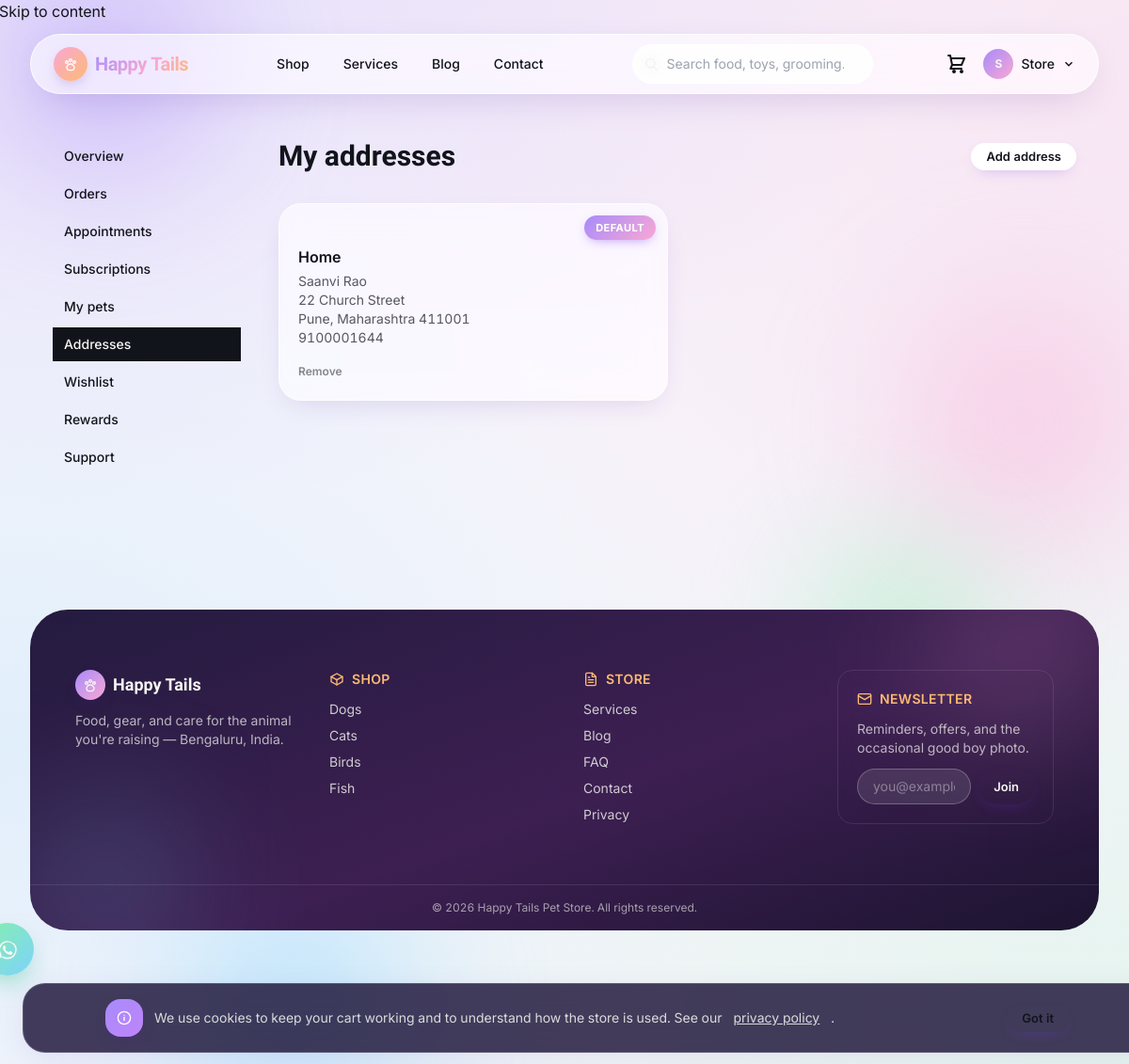
/account/addresses (signed in), run on the app's committed database.
### tables this page shows
CREATE TABLE users (
    id INTEGER PRIMARY KEY AUTOINCREMENT,
    role_id INT NOT NULL,
    name VARCHAR(150) NOT NULL,
    email VARCHAR(191) NOT NULL,
    phone VARCHAR(20) NULL,
    referral_code VARCHAR(20) NULL,
    google_id VARCHAR(50) NULL,
    password_hash VARCHAR(255) NULL,
    is_active INTEGER NOT NULL DEFAULT 1,
    email_verified_at DATETIME NULL,
    two_factor_secret VARCHAR(191) NULL,
    two_factor_enabled INTEGER NOT NULL DEFAULT 0,
    must_reset_password INTEGER NOT NULL DEFAULT 0,
    last_login_at DATETIME NULL,
    last_login_ip VARCHAR(45) NULL,
    created_at DATETIME NOT NULL,
    updated_at DATETIME NOT NULL,
    deleted_at DATETIME NULL,
    CONSTRAINT users_role_fk FOREIGN KEY (role_id) REFERENCES roles(id)
    );

CREATE TABLE addresses (
    id INTEGER PRIMARY KEY AUTOINCREMENT,
    user_id INT NOT NULL,
    label VARCHAR(50) NOT NULL DEFAULT 'Home',
    full_name VARCHAR(150) NOT NULL,
    phone VARCHAR(20) NOT NULL,
    line1 VARCHAR(200) NOT NULL,
    line2 VARCHAR(200) NULL,
    city VARCHAR(100) NOT NULL,
    state VARCHAR(100) NOT NULL,
    postal_code VARCHAR(12) NOT NULL,
    country VARCHAR(2) NOT NULL DEFAULT 'IN',
    is_default INTEGER NOT NULL DEFAULT 0,
    created_at DATETIME NOT NULL,
    updated_at DATETIME NOT NULL,
    deleted_at DATETIME NULL,
    CONSTRAINT addresses_user_fk FOREIGN KEY (user_id) REFERENCES users(id) ON DELETE CASCADE
    );

### app/Views/site/account/addresses.php (the view, shortened to what the rows shown need)
<section class="mx-auto max-w-6xl px-4 sm:px-6 lg:px-8 py-12" x-data="{ showForm: <?= $addresses === [] ? 'true' : 'false' ?> }">
  <div class="grid lg:grid-cols-[200px_1fr] gap-10">
    <div>
      <div class="flex items-center justify-between">
        <h1 class="font-display text-3xl font-bold">My addresses</h1>
        <button type="button" @click="showForm = !showForm" class="btn btn-secondary btn-sm">
          <span x-text="showForm ? 'Cancel' : 'Add address'"></span>
        </button>
      </div>
      <?php if ($addresses !== []): ?>
        <div class="mt-8 grid sm:grid-cols-2 gap-5">
          <?php foreach ($addresses as $addr): ?>
            <div class="card-tag p-5">
              <?php if ($addr['is_default']): ?><div class="card-tag__tab">Default</div><?php endif; ?>
              <p class="font-semibold <?= $addr['is_default'] ? 'mt-6' : '' ?>"><?= e($addr['label']) ?></p>
              <p class="text-sm text-ink/70 mt-1"><?= e($addr['full_name']) ?><br>
                <?= e($addr['line1']) ?><?= $addr['line2'] ? ', ' . e($addr['line2']) : '' ?><br>
                <?= e($addr['city']) ?>, <?= e($addr['state']) ?> <?= e($addr['postal_code']) ?><br>
                <?= e($addr['phone']) ?></p>
              <form method="POST" action="/account/addresses/<?= (int) $addr['id'] ?>/delete" class="mt-3">
                <button type="submit" class="text-xs font-semibold text-ink/50 hover:text-leash">Remove</button>
              </form>
            </div>
          <?php endforeach; ?>
        </div>
      <?php endif; ?>
    </div>
  </div>
</section>

### app/Core/Router.php (shortened to what the rows shown need)
<?php
final class Router
{
    private array $routes = [
        'GET' => [], 'POST' => [], 'PUT' => [], 'PATCH' => [], 'DELETE' => [],
    ];
    private string $groupPrefix = '';
    private array $groupMiddleware = [];
    public function group(array $attrs, callable $callback): void
    {
        $previousPrefix = $this->groupPrefix;
        $previousMiddleware = $this->groupMiddleware;
        $this->groupPrefix = $previousPrefix . ($attrs['prefix'] ?? '');
        $this->groupMiddleware = [...$previousMiddleware, ...($attrs['middleware'] ?? [])];
        $this->groupPrefix = $previousPrefix;
        $this->groupMiddleware = $previousMiddleware;
    }
    private function add(string $method, string $uri, mixed $handler, array $middleware): void
    {
        $uri = $this->groupPrefix . $uri;
        $uri = '/' . trim($uri, '/');
        $paramNames = [];
        $pattern = preg_replace_callback('#\{([a-zA-Z_][a-zA-Z0-9_]*)\}#', static function (array $m) use (&$paramNames) {
            $paramNames[] = $m[1];
            return '([^/]+)';
        }, $uri);
        $this->routes[$method][] = [
            'uri' => $uri,
            'pattern' => '#^' . $pattern . '$#',
            'handler' => $handler,
            'middleware' => [...$this->groupMiddleware, ...$middleware],
            'params' => $paramNames,
        ];
    }
    public function dispatch(Request $request): void
    {
        $method = $request->method();
        $path = $request->path();
        foreach ($this->routes[$method] ?? [] as $route) {
            if (preg_match($route['pattern'], $path, $matches)) {
                array_shift($matches);
                $params = array_combine($route['params'], $matches);
                $pipeline = array_reduce(
                    array_reverse($route['middleware']),
                    fn (callable $next, string $spec) => fn () => $this->resolveMiddleware($spec)->handle($request, $next),
                    fn () => $this->callHandler($route['handler'], $request, $params),
                );
                $pipeline();
                return;
            }
        }
    }
    private function resolveMiddleware(string $spec): object
    {
        $args = [];
        return new $class(...$args);
    }
    private function callHandler(mixed $handler, Request $request, array $params): mixed
    {
        if (is_array($handler)) {
            [$class, $method] = $handler;
            $controller = new $class();
            return $controller->{$method}($request, ...array_values($params));
        }
        throw new \RuntimeException('Invalid route handler');
    }
}

### app/Views/layouts/site.php (shortened to what the rows shown need)
<!doctype html>
<html lang="en">
<head>
<script src="https://cdn.tailwindcss.com"></script>
<link rel="stylesheet" href="/assets/css/app.css">
</head>
<body class="site-shell text-ink font-sans antialiased">
<div class="site-blob-layer" aria-hidden="true">
  <div class="site-blob site-blob--1"></div>
  <div class="site-blob site-blob--2"></div>
  <div class="site-blob site-blob--3"></div>
  <div class="site-blob site-blob--4"></div>
</div>
<a href="#main" class="sr-only focus:not-sr-only focus:absolute focus:top-2 focus:left-2 focus:z-50 focus:bg-leash focus:text-paper focus:px-4 focus:py-2">Skip to content</a>
<?php
  $cartItemCount = 0;
?>
<header class="sticky top-0 z-40 px-3 sm:px-6 lg:px-8 pt-3" x-data="{ open: false }">
  <div class="mx-auto max-w-7xl">
    <div class="site-nav flex h-16 items-center justify-between rounded-full px-4 sm:px-6 transition-shadow duration-300">
      <a href="/" class="flex items-center gap-2 font-display text-xl font-bold tracking-tight">
        <span class="icon-chip icon-chip-leash !w-9 !h-9 !rounded-full"><?= icon('paw', 'h-4 w-4') ?></span>
        <span class="text-gradient">Happy&nbsp;Tails</span>
      </a>
      <nav class="hidden md:flex items-center gap-1 text-sm font-medium" aria-label="Primary">
        <a href="/shop" class="rounded-full px-4 py-2 transition-colors duration-200 hover:bg-white/60 hover:text-[#7c3aed]">Shop</a>
        <a href="/services" class="rounded-full px-4 py-2 transition-colors duration-200 hover:bg-white/60 hover:text-[#7c3aed]">Services</a>
        <a href="/blog" class="rounded-full px-4 py-2 transition-colors duration-200 hover:bg-white/60 hover:text-[#7c3aed]">Blog</a>
        <a href="/contact" class="rounded-full px-4 py-2 transition-colors duration-200 hover:bg-white/60 hover:text-[#7c3aed]">Contact</a>
      </nav>
      <div class="hidden md:block relative w-64"
           x-data="{ q: '', results: [], open: false, timer: null,
                      search() { clearTimeout(this.timer); this.timer = setTimeout(async () => {
                        if (this.q.length < 2) { this.results = []; return; }
                        const res = await fetch('/api/v1/search/autocomplete?q=' + encodeURIComponent(this.q));
                        const data = await res.json();
                        this.results = data.results; this.open = true;
                      }, 200); } }"
           @click.outside="open = false">
        <span class="pointer-events-none absolute left-3 top-1/2 -translate-y-1/2 text-ink/40"><?= icon('search', 'h-4 w-4') ?></span>
        <input id="site-search" type="search" x-model="q" @input="search()" @focus="open = results.length > 0"
               placeholder="Search food, toys, grooming…" autocomplete="off"
               class="input !rounded-full pl-9 !bg-white/70 !border-white/80 text-sm">
      </div>
      <div class="flex items-center gap-4">
        <a href="/cart" class="relative flex items-center justify-center text-ink hover:text-[#7c3aed] transition-colors duration-150" aria-label="Cart<?= $cartItemCount > 0 ? ' — ' . $cartItemCount . ' item' . ($cartItemCount === 1 ? '' : 's') : '' ?>">
          <?= icon('cart', 'h-6 w-6') ?>
        </a>
        <?php if (auth()->check()): ?>
          <?php $navUser = auth()->user(); ?>
          <div class="relative" x-data="{ userMenuOpen: false }" @click.outside="userMenuOpen = false" @keydown.escape="userMenuOpen = false">
            <button type="button" @click="userMenuOpen = !userMenuOpen" :aria-expanded="userMenuOpen" aria-haspopup="true"
                    class="flex items-center gap-2 hover:text-[#7c3aed] transition-colors duration-150">
              <span class="flex h-8 w-8 shrink-0 items-center justify-center rounded-full text-paper text-xs font-bold" style="background: linear-gradient(135deg, var(--lav), var(--blush));" aria-hidden="true">
                <?= e(mb_strtoupper(mb_substr($navUser['name'], 0, 1))) ?>
              </span>
              <span class="hidden lg:inline text-sm font-medium max-w-[8rem] truncate"><?= e(explode(' ', (string) $navUser['name'])[0]) ?></span>
              <svg width="14" height="14" viewBox="0 0 24 24" fill="none" stroke="currentColor" stroke-width="2.5" aria-hidden="true"
                   class="hidden lg:block transition-transform duration-150" :class="userMenuOpen ? 'rotate-180' : ''">
                <path d="M6 9l6 6 6-6"/>
              </svg>
            </button>
          </div>
        <?php else: ?>
          <a href="/account/login" class="btn btn-primary btn-sm">Login</a>
        <?php endif; ?>
      </div>
    </div>
  </div>
</header>
<main id="main">
<?= \App\Core\View::section('content') ?>
</main>
<footer class="mt-24 mx-3 sm:mx-6 lg:mx-8 mb-3 rounded-[2.5rem] text-paper overflow-hidden relative" style="background: linear-gradient(160deg, #241b3f, #3d1f52 55%, #1c1430);">
  <div class="pointer-events-none absolute -top-24 -right-16 w-72 h-72 rounded-full opacity-25 blur-3xl" style="background: radial-gradient(circle, var(--blush), transparent 70%);"></div>
  <div class="pointer-events-none absolute -bottom-24 -left-16 w-72 h-72 rounded-full opacity-25 blur-3xl" style="background: radial-gradient(circle, var(--skyb), transparent 70%);"></div>
  <div class="relative mx-auto max-w-7xl px-6 sm:px-10 lg:px-12 py-16 grid grid-cols-1 md:grid-cols-4 gap-10">
    <div>
      <p class="flex items-center gap-2 font-display text-lg font-bold">
        <span class="icon-chip !w-8 !h-8" style="background: linear-gradient(135deg, var(--lav), var(--blush));"><?= icon('paw', 'h-4 w-4') ?></span>
        Happy Tails
      </p>
      <p class="mt-3 text-sm text-paper/70">Food, gear, and care for the animal you're raising — Bengaluru, India.</p>
    </div>
    <div>
      <p class="flex items-center gap-2 text-sm font-semibold uppercase tracking-wide" style="color: var(--peach);"><?= icon('box', 'h-4 w-4') ?> Shop</p>
      <ul class="mt-3 space-y-2 text-sm text-paper/80">
        <li><a href="/shop?pet=dog" class="hover:text-paper">Dogs</a></li>
        <li><a href="/shop?pet=cat" class="hover:text-paper">Cats</a></li>
        <li><a href="/shop?pet=bird" class="hover:text-paper">Birds</a></li>
        <li><a href="/shop?pet=fish" class="hover:text-paper">Fish</a></li>
      </ul>
    </div>
    <div>
      <p class="flex items-center gap-2 text-sm font-semibold uppercase tracking-wide" style="color: var(--peach);"><?= icon('document', 'h-4 w-4') ?> Store</p>
      <ul class="mt-3 space-y-2 text-sm text-paper/80">
        <li><a href="/services" class="hover:text-paper">Services</a></li>
        <li><a href="/blog" class="hover:text-paper">Blog</a></li>
        <li><a href="/faq" class="hover:text-paper">FAQ</a></li>
        <li><a href="/contact" class="hover:text-paper">Contact</a></li>
        <li><a href="/legal/privacy" class="hover:text-paper">Privacy</a></li>
      </ul>
    </div>
    <div class="rounded-2xl bg-white/8 backdrop-blur p-5 border border-white/10">
      <p class="flex items-center gap-2 text-sm font-semibold uppercase tracking-wide" style="color: var(--peach);"><?= icon('mail', 'h-4 w-4') ?> Newsletter</p>
      <p class="mt-3 text-sm text-paper/70">Reminders, offers, and the occasional good boy photo.</p>
      <form method="POST" action="/newsletter/subscribe" class="mt-3 flex gap-2">
        <input id="newsletter-email" type="email" name="email" required placeholder="you@example.com"
               class="min-w-0 flex-1 rounded-full border border-white/25 bg-white/10 px-4 py-2 text-sm placeholder:text-paper/40 focus:border-white/60 outline-none">
        <button type="submit" class="btn btn-sm shrink-0">Join</button>
      </form>
    </div>
  </div>
  <div class="relative border-t border-white/10 py-4 text-center text-xs text-paper/60">
    &copy; <?= date('Y') ?> Happy Tails Pet Store. All rights reserved.
  </div>
</footer>
<a href="https://wa.me/910000000000" target="_blank" rel="noopener" aria-label="Chat on WhatsApp"
   class="pulse-ring soft-drift fixed bottom-5 right-5 z-40 flex h-14 w-14 items-center justify-center rounded-full text-paper shadow-lg hover:scale-110 transition-transform duration-150"
   style="background: linear-gradient(135deg, var(--mint), var(--skyb)); box-shadow: 0 12px 28px -8px rgba(16,185,129,0.5);">
</a>
<div x-data="{ visible: !localStorage.getItem('petshop_cookie_consent') }" x-show="visible" x-cloak x-transition.origin.bottom
     class="glass fixed inset-x-3 sm:inset-x-6 bottom-3 z-50 rounded-3xl px-5 py-4 sm:px-6" style="background: rgba(36, 27, 63, 0.85); border-color: rgba(255,255,255,0.15);">
  <div class="mx-auto max-w-5xl flex flex-col sm:flex-row items-center justify-between gap-3">
    <p class="flex items-center gap-3 text-sm text-paper/85">
      <span class="icon-chip icon-chip-plum shrink-0"><?= icon('info', 'h-4 w-4') ?></span>
      We use cookies to keep your cart working and to understand how the store is used. See our <a href="/legal/privacy" class="underline">privacy policy</a>.
    </p>
    <button type="button" @click="localStorage.setItem('petshop_cookie_consent','1'); visible = false"
            class="btn btn-sm shrink-0">Got it</button>
  </div>
</div>
</body>
</html>

### data on the page
users: name "S", name "Store"
addresses: is_default "DEFAULT", label "Home", full_name "Saanvi Rao", line1 "22 Church Street", city "Pune", state "Maharashtra", postal_code "411001", phone "9100001644"

### other printed values
$label "Overview"
$label "Orders"
$label "Appointments"
$label "Subscriptions"
$label "My pets"
$label "Addresses"
$label "Wishlist"
$label "Rewards"
$label "Support"
